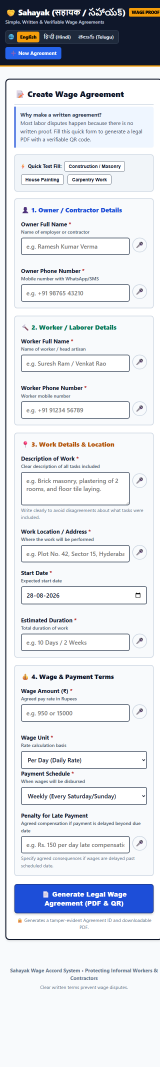
#> input picture voice_fullpage.png, 480 x 3200 px (shown at 1/3 size)
$ python screenshot_crops.py
#> lines starting #> are read from the running program, lines starting #| are printed output that depends on the picture
"""
Take a full-page screenshot using Chrome CDP (via --screenshot with virtual time).
Then use Pillow to crop out specific form sections for display.
"""
import subprocess
import time
import os
import shutil
from PIL import Image

CHROME = r"C:\Program Files\Google\Chrome\Application\chrome.exe"
BASE = os.path.dirname(os.path.abspath(__file__))
BRAIN = r"C:\Users\Rohit\.gemini\antigravity\brain\3d00a79a-8174-4a9e-89ef-0ec63ff87fa2"
URL = "http://127.0.0.1:5000/"

# 1. Take a tall full-page screenshot at mobile width
out_full = os.path.join(BASE, "voice_fullpage.png")
cmd = [
    CHROME,
    "--headless=new",
    "--disable-gpu",
    "--no-sandbox",
    "--window-size=480,3200",   # very tall window captures full page
    f"--screenshot={out_full}",
    "--hide-scrollbars",
    URL,
]
subprocess.run(cmd, capture_output=True, timeout=30)
#> (this line was passed over: subprocess is not available in this run)
time.sleep(2)

if not os.path.exists(out_full):
    print("FAILED: no screenshot captured")
    raise SystemExit(1)

img = Image.open(out_full)
#> img is the input picture: PIL image 480x3200 RGB; mean R, G, B 221.2, 224.5, 230.7
w, h = img.size
#> w = 480; h = 3200
print(f"Full page size: {w}×{h}px")
#| Full page size: 480×3200px

# 2. Define crop zones (proportional to a ~3200px tall render)
# Adjust these bounds based on actual height
zones = {
    # Show top of form with owner/worker fields + mic buttons
    "voice_crop_owner_section.png":  (0, 250, w, 820),
    # Show work description section with mic button
    "voice_crop_work_desc.png":      (0, 820, w, 1200),
    # Show wage amount + mic button
    "voice_crop_wage_section.png":   (0, 1200, w, 1580),
    # Show penalty + submit
    "voice_crop_penalty_submit.png": (0, 1580, w, 1960),
}

for fname, box in zones.items():
    # Clamp to actual image height
    clamped = (box[0], min(box[1], h-1), box[2], min(box[3], h))
    if clamped[1] >= clamped[3]:
        print(f"SKIP {fname} (out of bounds)")
        continue
    crop = img.crop(clamped)
    dst = os.path.join(BASE, fname)
    crop.save(dst)
    shutil.copy2(dst, os.path.join(BRAIN, fname))
    print(f"Saved & copied: {fname}  ({crop.size[0]}×{crop.size[1]})")
#> this loop made 4 passes
#> pass 1, `crop = img.crop(clamped)`:
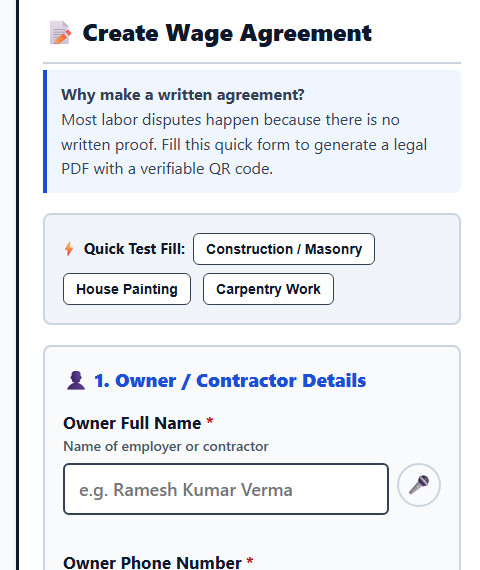
#> crop: PIL image 480x570 RGB; mean R, G, B 233.3, 236.5, 241.5
#> pass 2, `crop = img.crop(clamped)`:
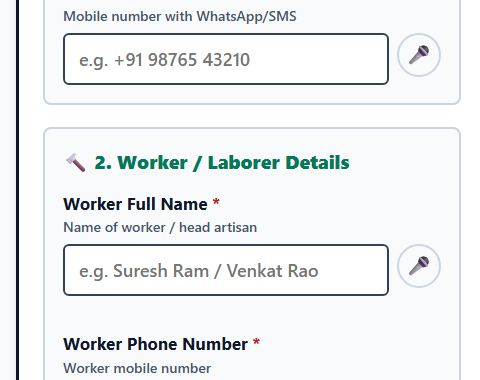
#> crop: PIL image 480x380 RGB; mean R, G, B 236.8, 239.6, 241.7
#> pass 3, `crop = img.crop(clamped)`:
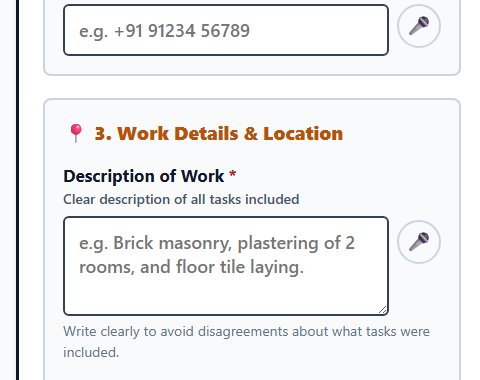
#> crop: PIL image 480x380 RGB; mean R, G, B 239.2, 240, 241.5
#> after the loop:
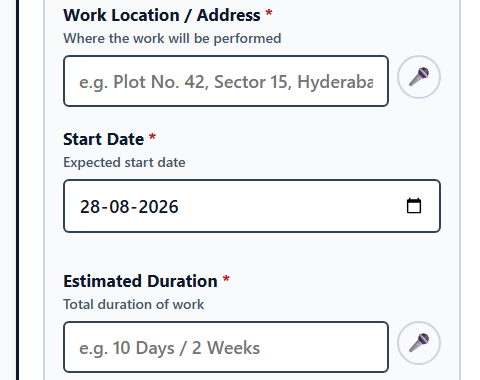
#> crop: PIL image 480x380 RGB; mean R, G, B 236.7, 238.5, 240.9

shutil.copy2(out_full, os.path.join(BRAIN, "voice_fullpage.png"))
print("Done.")
